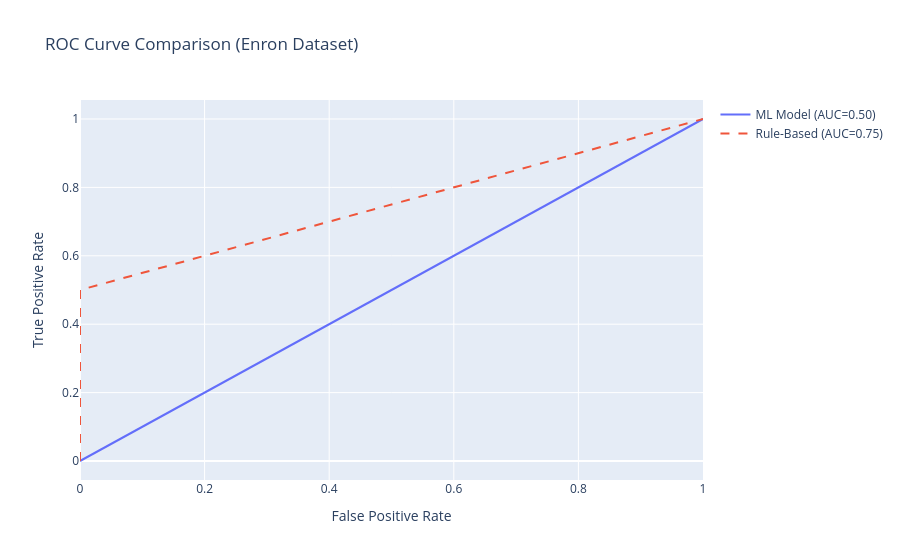

Notebook source saved alongside this figure:
### Markdown cell above
## Baseline & Tool Comparison

Comparing our ML Pipeline against a Rule-Based Baseline on the Adversarial Dataset and Cross-Validation Sets.

### Code cell
compare_datasets = {
    "Adversarial Set": "data/adversarial_samples.csv",
    "Cross-Val (Enron)": "data/cross_val/dataset1_enron_spam.csv"
}

comp_results = []
for name, path in compare_datasets.items():
    if os.path.exists(os.path.join(ROOT, path)):
        df = pd.read_csv(os.path.join(ROOT, path))
        df = df.fillna("")
        res = evaluate_dataset(df, name)
        
        for model_type, pred_key in [("Rule-Based", "RB_Pred"), ("ML Model", "ML_Pred")]:
            cm = confusion_matrix(res['y_true'], res[pred_key], labels=[0,1])
            tn, fp, fn, tp = cm.ravel() if len(cm.ravel()) == 4 else (0,0,0,0)
            
            comp_results.append({
                "Dataset": name,
                "Model": model_type,
                "Accuracy": accuracy_score(res['y_true'], res[pred_key]),
                "Precision": precision_score(res['y_true'], res[pred_key], zero_division=0),
                "Recall": recall_score(res['y_true'], res[pred_key], zero_division=0),
                "F1": f1_score(res['y_true'], res[pred_key], zero_division=0),
                "FPR": fp / (fp + tn) if (fp + tn) > 0 else 0
            })
            
comp_df = pd.DataFrame(comp_results)
display(comp_df.sort_values(by=["Dataset", "Model"]))

# ROC Curves
fig_roc = go.Figure()

for res in results:
    if res['Dataset'] == "Enron Spam":
        # ML Model
        fpr, tpr, _ = roc_curve(res['y_true'], res['ML_Prob'])
        roc_auc = auc(fpr, tpr)
        fig_roc.add_trace(go.Scatter(x=fpr, y=tpr, name=f"ML Model (AUC={roc_auc:.2f})", mode='lines'))
        
        # Rule Based
        fpr, tpr, _ = roc_curve(res['y_true'], res['RB_Prob'])
        roc_auc = auc(fpr, tpr)
        fig_roc.add_trace(go.Scatter(x=fpr, y=tpr, name=f"Rule-Based (AUC={roc_auc:.2f})", mode='lines', line=dict(dash='dash')))

fig_roc.update_layout(title="ROC Curve Comparison (Enron Dataset)", xaxis_title="False Positive Rate", yaxis_title="True Positive Rate")
fig_roc.show()

### Figure 1 — Plotly figure (JSON) as saved in the notebook; plotly's stock layout.template omitted (floating-point values rounded to 4 significant figures)
{"data": [{"mode": "lines", "name": "ML Model (AUC=0.50)", "type": "scatter", "x": [0.0, 1.0], "y": [0.0, 1.0]}, {"line": {"dash": "dash"}, "mode": "lines", "name": "Rule-Based (AUC=0.75)", "type": "scatter", "x": [0.0, 0.0, 1.0], "y": [0.0, 0.5, 1.0]}], "layout": {"title": {"text": "ROC Curve Comparison (Enron Dataset)"}, "xaxis": {"title": {"text": "False Positive Rate"}}, "yaxis": {"title": {"text": "True Positive Rate"}}}}
